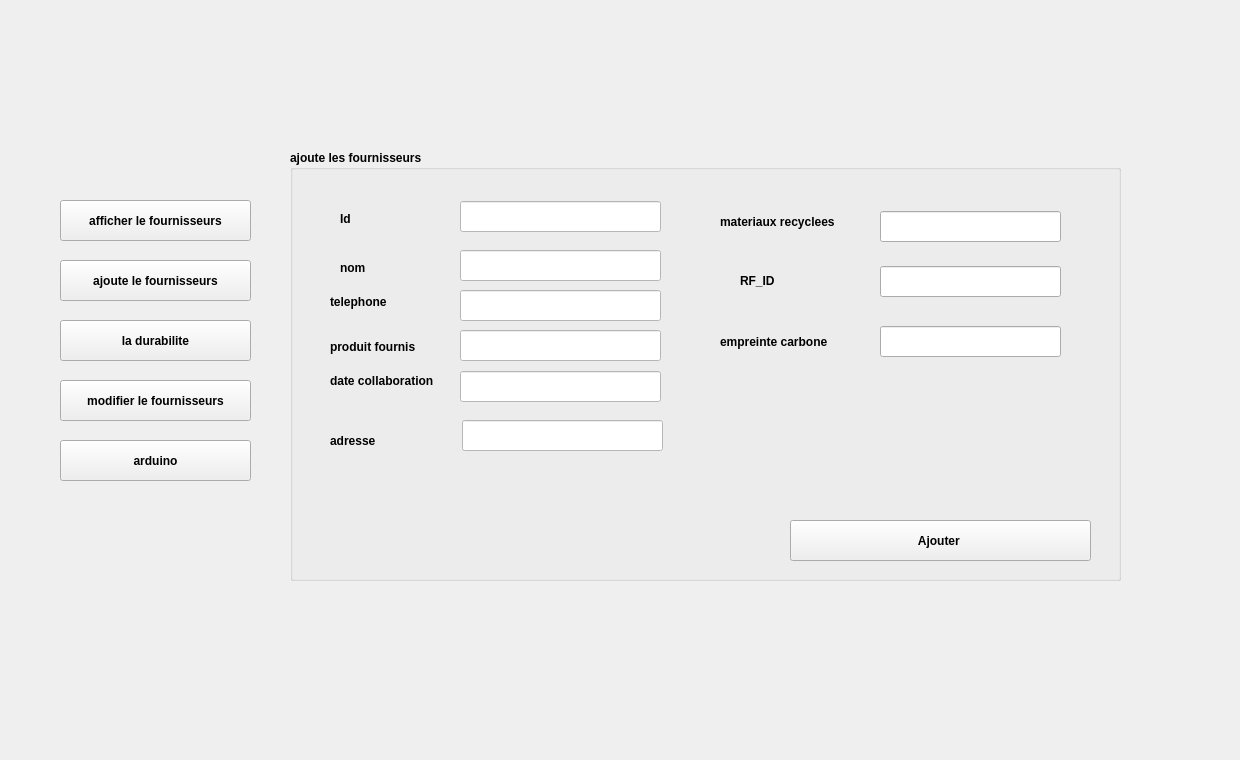
        <widget class="QWidget" name="page_11">
         <widget class="QLabel" name="label_53">
          <property name="geometry">
           <rect>
            <x>10</x>
            <y>0</y>
            <width>1221</width>
            <height>751</height>
           </rect>
          </property>
          <property name="styleSheet">
           <string notr="true">
background-image:url(/images/backgroundacceuil.png);</string>
          </property>
          <property name="text">
           <string/>
          </property>
          <property name="pixmap">
           <pixmap resource="ressources.qrc">:/images/bg.jpeg</pixmap>
          </property>
          <property name="scaledContents">
           <bool>true</bool>
          </property>
         </widget>
         <widget class="QPushButton" name="arduino_2">
          <property name="geometry">
           <rect>
            <x>60</x>
            <y>440</y>
            <width>191</width>
            <height>41</height>
           </rect>
          </property>
          <property name="font">
           <font>
            <bold>true</bold>
           </font>
          </property>
          <property name="text">
           <string>arduino</string>
          </property>
          <property name="icon">
           <iconset resource="ressources.qrc">
            <normaloff>:/images/loginicon.png</normaloff>:/images/loginicon.png</iconset>
          </property>
         </widget>
         <widget class="QPushButton" name="ajoutunfournissurs_2">
          <property name="geometry">
           <rect>
            <x>60</x>
            <y>260</y>
            <width>191</width>
            <height>41</height>
           </rect>
          </property>
          <property name="font">
           <font>
            <bold>true</bold>
           </font>
          </property>
          <property name="text">
           <string>ajoute le fournisseurs</string>
          </property>
          <property name="icon">
           <iconset resource="ressources.qrc">
            <normaloff>:/images/tt1.png</normaloff>:/images/tt1.png</iconset>
          </property>
         </widget>
         <widget class="QPushButton" name="affichelefournissurs_2">
          <property name="geometry">
           <rect>
            <x>60</x>
            <y>200</y>
            <width>191</width>
            <height>41</height>
           </rect>
          </property>
          <property name="font">
           <font>
            <pointsize>9</pointsize>
            <bold>true</bold>
           </font>
          </property>
          <property name="text">
           <string>afficher le fournisseurs</string>
          </property>
          <property name="icon">
           <iconset resource="ressources.qrc">
            <normaloff>:/images/ima.png</normaloff>:/images/ima.png</iconset>
          </property>
         </widget>
         <widget class="QPushButton" name="ladurabilote_2">
          <property name="geometry">
           <rect>
            <x>60</x>
            <y>320</y>
            <width>191</width>
            <height>41</height>
           </rect>
          </property>
          <property name="font">
           <font>
            <bold>true</bold>
           </font>
          </property>
          <property name="text">
           <string>la durabilite</string>
          </property>
          <property name="icon">
           <iconset resource="ressources.qrc">
            <normaloff>:/images/r1.png</normaloff>:/images/r1.png</iconset>
          </property>
         </widget>
         <widget class="QPushButton" name="modificationfournissurs_2">
          <property name="geometry">
           <rect>
            <x>60</x>
            <y>380</y>
            <width>191</width>
            <height>41</height>
           </rect>
          </property>
          <property name="font">
           <font>
            <bold>true</bold>
           </font>
          </property>
          <property name="text">
           <string>modifier le fournisseurs</string>
          </property>
          <property name="icon">
           <iconset resource="ressources.qrc">
            <normaloff>:/images/edit-button.png</normaloff>:/images/edit-button.png</iconset>
          </property>
         </widget>
         <widget class="QGroupBox" name="groupBox_13">
          <property name="geometry">
           <rect>
            <x>290</x>
            <y>150</y>
            <width>831</width>
            <height>431</height>
           </rect>
          </property>
          <property name="font">
           <font>
            <bold>true</bold>
           </font>
          </property>
          <property name="title">
           <string>ajoute les fournisseurs</string>
          </property>
          <widget class="QLineEdit" name="lineEdit_ID_2">
           <property name="geometry">
            <rect>
             <x>170</x>
             <y>51</y>
             <width>201</width>
             <height>31</height>
            </rect>
           </property>
           <property name="styleSheet">
            <string notr="true">background-color: rgb(255, 255, 255);</string>
           </property>
          </widget>
          <widget class="QLabel" name="label_70">
           <property name="geometry">
            <rect>
             <x>40</x>
             <y>141</y>
             <width>81</width>
             <height>21</height>
            </rect>
           </property>
           <property name="font">
            <font>
             <bold>true</bold>
            </font>
           </property>
           <property name="text">
            <string>telephone</string>
           </property>
          </widget>
          <widget class="QLabel" name="label_68">
           <property name="geometry">
            <rect>
             <x>40</x>
             <y>221</y>
             <width>131</width>
             <height>20</height>
            </rect>
           </property>
           <property name="font">
            <font>
             <bold>true</bold>
            </font>
           </property>
           <property name="text">
            <string>date collaboration</string>
           </property>
          </widget>
          <widget class="QLineEdit" name="lineEdit_2_RFID">
           <property name="geometry">
            <rect>
             <x>590</x>
             <y>116</y>
             <width>181</width>
             <height>31</height>
            </rect>
           </property>
          </widget>
          <widget class="QLabel" name="label">
           <property name="geometry">
            <rect>
             <x>450</x>
             <y>121</y>
             <width>111</width>
             <height>20</height>
            </rect>
           </property>
           <property name="font">
            <font>
             <bold>true</bold>
            </font>
           </property>
           <property name="text">
            <string>RF_ID</string>
           </property>
          </widget>
          <widget class="QLabel" name="label_67">
           <property name="geometry">
            <rect>
             <x>430</x>
             <y>181</y>
             <width>141</width>
             <height>21</height>
            </rect>
           </property>
           <property name="font">
            <font>
             <bold>true</bold>
            </font>
           </property>
           <property name="text">
            <string>empreinte carbone</string>
           </property>
          </widget>
          <widget class="QLineEdit" name="lineEdit_telephone_2">
           <property name="geometry">
            <rect>
             <x>170</x>
             <y>140</y>
             <width>201</width>
             <height>31</height>
            </rect>
           </property>
           <property name="styleSheet">
            <string notr="true">background-color: rgb(255, 255, 255);</string>
           </property>
          </widget>
          <widget class="QLineEdit" name="lineEdit_adresse_2">
           <property name="geometry">
            <rect>
             <x>172</x>
             <y>270</y>
             <width>201</width>
             <height>31</height>
            </rect>
           </property>
           <property name="styleSheet">
            <string notr="true">background-color: rgb(255, 255, 255);</string>
           </property>
          </widget>
          <widget class="QLineEdit" name="lineEdit_nom_2">
           <property name="geometry">
            <rect>
             <x>170</x>
             <y>100</y>
             <width>201</width>
             <height>31</height>
            </rect>
           </property>
           <property name="styleSheet">
            <string notr="true">background-color: rgb(255, 255, 255);</string>
           </property>
          </widget>
          <widget class="QLineEdit" name="materiauxLineEdit_2">
           <property name="geometry">
            <rect>
             <x>590</x>
             <y>61</y>
             <width>181</width>
             <height>31</height>
            </rect>
           </property>
          </widget>
          <widget class="QLineEdit" name="lineEdit_date_2">
           <property name="geometry">
            <rect>
             <x>170</x>
             <y>221</y>
             <width>201</width>
             <height>31</height>
            </rect>
           </property>
           <property name="styleSheet">
            <string notr="true">background-color: rgb(255, 255, 255);</string>
           </property>
           <property name="text">
            <string/>
           </property>
          </widget>
          <widget class="QLabel" name="label_63">
           <property name="geometry">
            <rect>
             <x>40</x>
             <y>281</y>
             <width>131</width>
             <height>20</height>
            </rect>
           </property>
           <property name="font">
            <font>
             <bold>true</bold>
            </font>
           </property>
           <property name="text">
            <string>adresse</string>
           </property>
          </widget>
          <widget class="QLineEdit" name="carboneLineEdit_2">
           <property name="geometry">
            <rect>
             <x>590</x>
             <y>176</y>
             <width>181</width>
             <height>31</height>
            </rect>
           </property>
          </widget>
          <widget class="QLabel" name="label_69">
           <property name="geometry">
            <rect>
             <x>40</x>
             <y>181</y>
             <width>111</width>
             <height>31</height>
            </rect>
           </property>
           <property name="font">
            <font>
             <bold>true</bold>
            </font>
           </property>
           <property name="text">
            <string>produit fournis</string>
           </property>
          </widget>
          <widget class="QLabel" name="label_65">
           <property name="geometry">
            <rect>
             <x>50</x>
             <y>61</y>
             <width>81</width>
             <height>16</height>
            </rect>
           </property>
           <property name="font">
            <font>
             <bold>true</bold>
            </font>
           </property>
           <property name="text">
            <string>Id</string>
           </property>
           <property name="textFormat">
            <enum>Qt::TextFormat::RichText</enum>
           </property>
          </widget>
          <widget class="QLabel" name="label_64">
           <property name="geometry">
            <rect>
             <x>430</x>
             <y>61</y>
             <width>141</width>
             <height>21</height>
            </rect>
           </property>
           <property name="font">
            <font>
             <bold>true</bold>
            </font>
           </property>
           <property name="text">
            <string>materiaux recyclees</string>
           </property>
          </widget>
          <widget class="QLabel" name="label_66">
           <property name="geometry">
            <rect>
             <x>50</x>
             <y>111</y>
             <width>47</width>
             <height>14</height>
            </rect>
           </property>
           <property name="font">
            <font>
             <bold>true</bold>
            </font>
           </property>
           <property name="text">
            <string>nom</string>
           </property>
          </widget>
          <widget class="QLineEdit" name="lineEdit_produit_2">
           <property name="geometry">
            <rect>
             <x>170</x>
             <y>180</y>
             <width>201</width>
             <height>31</height>
            </rect>
           </property>
           <property name="styleSheet">
            <string notr="true">background-color: rgb(255, 255, 255);</string>
           </property>
          </widget>
          <widget class="QPushButton" name="pushButton_ajouter_2">
           <property name="geometry">
            <rect>
             <x>500</x>
             <y>370</y>
             <width>301</width>
             <height>41</height>
            </rect>
           </property>
           <property name="font">
            <font>
             <bold>true</bold>
            </font>
           </property>
           <property name="text">
            <string>Ajouter </string>
           </property>
           <property name="icon">
            <iconset resource="ressources.qrc">
             <normaloff>:/images/tt1.png</normaloff>:/images/tt1.png</iconset>
           </property>
           <property name="iconSize">
            <size>
             <width>40</width>
             <height>40</height>
            </size>
           </property>
          </widget>
         </widget>
        </widget>
